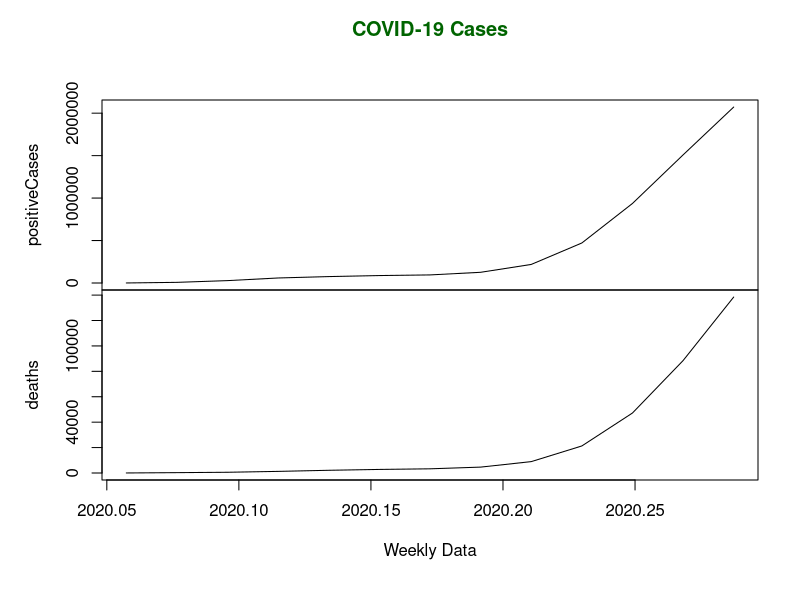
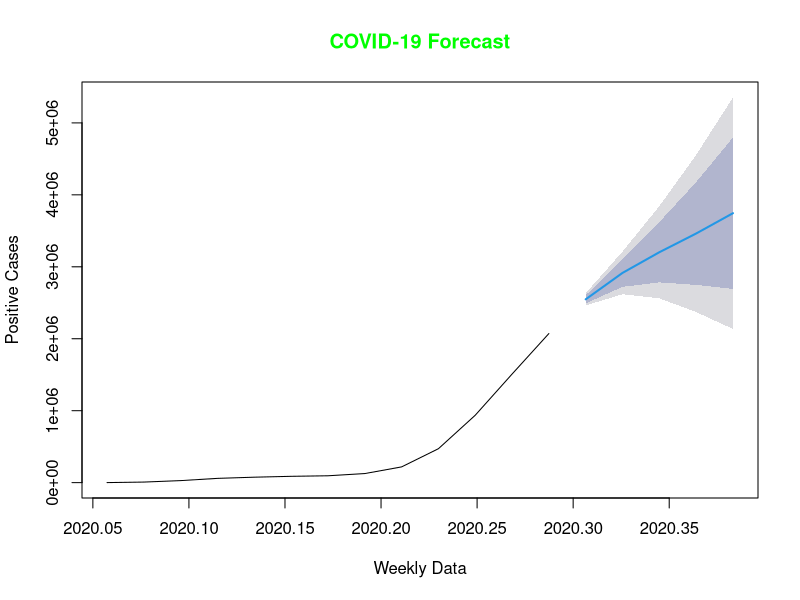

Reproduce these figures in R, in order.
install.packages("lubridate")
install.packages("forecast")
library(lubridate)
library(forecast)

positiveCases <- c(580, 7813, 28266, 59287, 75700, 87820, 95314, 126214, 218843, 471497, 936851, 1508725, 2072113)

deaths <- c(17, 270, 565, 1261, 2126, 2800, 3285, 4628, 8951, 21283, 47210, 88480, 138475)

# Create a multivariate time series object
mts <- ts(cbind(positiveCases, deaths),
          start = decimal_date(ymd("2020-01-22")),
          frequency = 365.25 / 7)
plot(mts, 
     xlab = "Weekly Data", 
     main = "COVID-19 Cases", 
     col.main = "darkgreen")


# Create a time series object for positive cases alone
mts1 <- ts(positiveCases, 
           start = decimal_date(ymd("2020-01-22")), 
           frequency = 365.25 / 7)

fit <- auto.arima(mts1)
fit_forecast <- forecast(fit, h = 5)

plot(fit_forecast, 
     xlab = "Weekly Data", 
     ylab = "Positive Cases", 
     main = "COVID-19 Forecast", 
     col.main = "green")